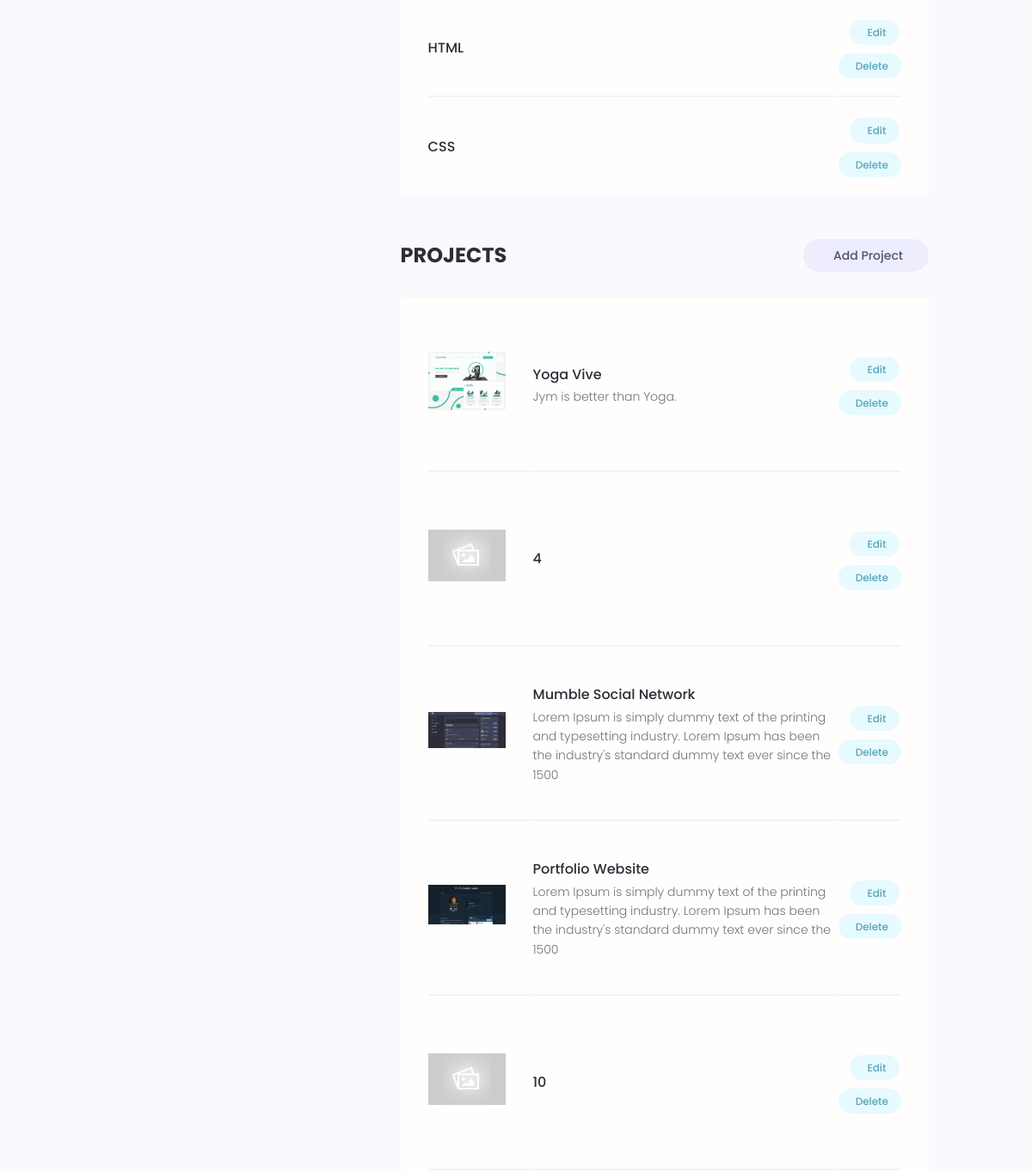
Page /account/ (signed in, middle part) on the earlier database version.
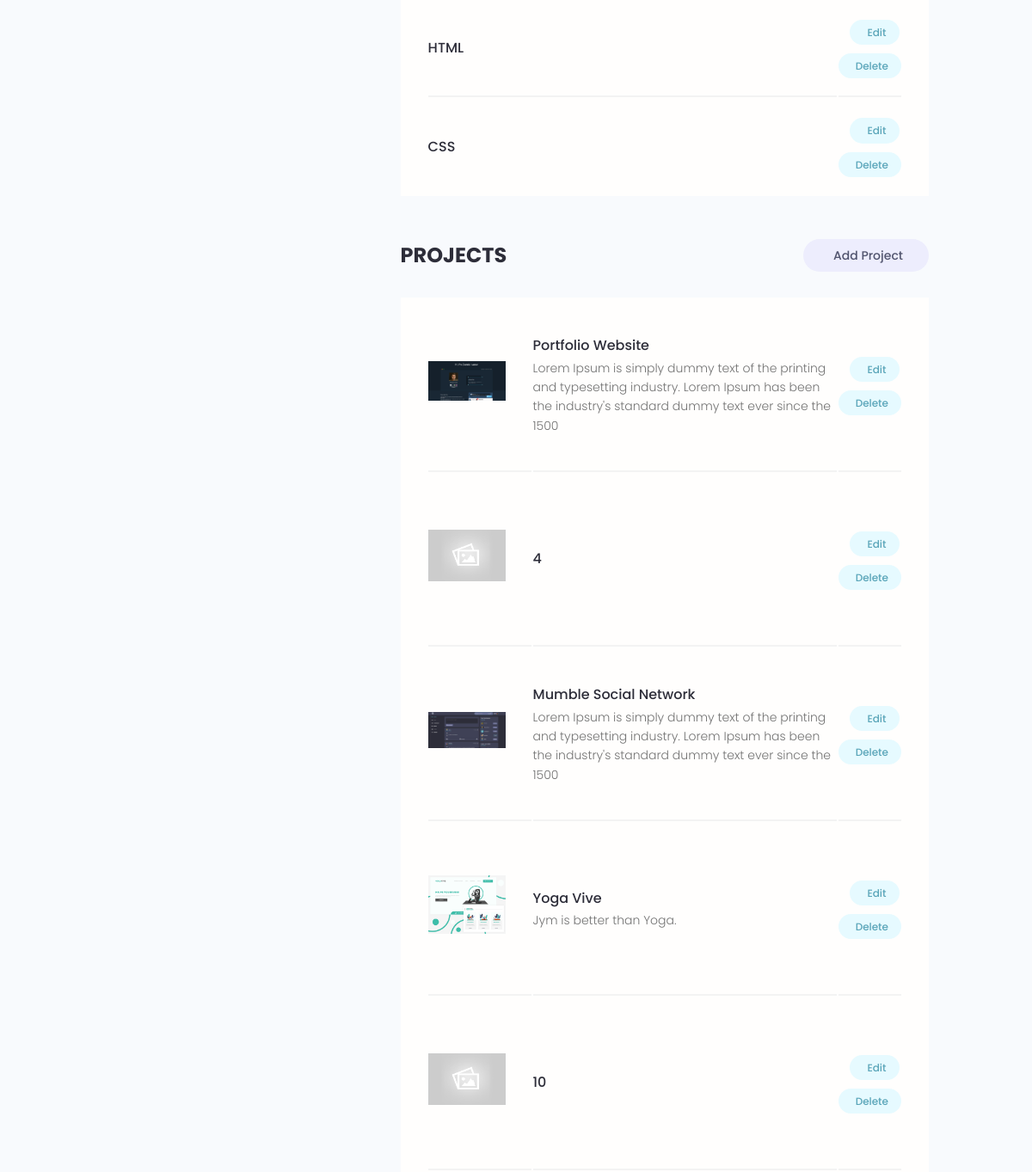
Same page on the later database version.
### users/models.py (models this page shows, shortened)
class Skill(models.Model):
    owner = models.ForeignKey(Profile, on_delete=models.CASCADE, null=True, blank=True)
    name = models.CharField(max_length=200, blank=True, null=True)
    description = models.TextField(null=True, blank=True)
    created = models.DateTimeField(auto_now_add=True)
    id = models.UUIDField(default=uuid.uuid4, unique=True, primary_key=True, editable=False)

### projects/models.py (models this page shows, shortened)
class Project(models.Model):
    owner = models.ForeignKey(Profile, null=True, blank=True, on_delete=models.SET_NULL)
    title = models.CharField(max_length=200)
    description = models.TextField(null=True, blank=True)
    featured_image = models.ImageField(null=True, blank=True, default="default.jpg")
    demo_link = models.CharField(max_length=2000, null=True, blank=True)
    source_link = models.CharField(max_length=2000, null=True, blank=True)
    tags = models.ManyToManyField('Tag', blank=True)
    vote_total = models.IntegerField(default=0, null=True, blank=True)
    vote_ratio = models.IntegerField(default=0, null=True, blank=True)
    created = models.DateTimeField(auto_now_add=True)
    id = models.UUIDField(default=uuid.uuid4, unique=True, primary_key=True, editable=False)
    class Meta:
        ordering = ['-vote_ratio', '-vote_total', 'title']

### users/views.py (the view)
# urls.py: path('account/', views.userAccount, name="account"),
@login_required(login_url='login')
def userAccount(request):
    profile = request.user.profile
    skills = profile.skill_set.all()
    projects = profile.project_set.all()
    context = {'profile' : profile, 'skills' : skills, 'projects' : projects}
    return render(request, 'users/account.html', context)

### users/templates/users/account.html (shortened to what this page needs)
{% extends 'main.html' %}
{% block content%}
<main class="settingsPage profile my-md">
  <div class="container">
    <div class="layout">
      <div class="column column--1of3">
      </div>
      <div class="column column--2of3">
        <table class="settings__table">
          {% for skill in skills %}
          <tr>
            <td class="settings__tableInfo">
              <h4>{{skill.name}}</h4>
            </td>
            <td class="settings__tableActions">
              <a class="tag tag--pill tag--main settings__btn" href="{% url 'update-skill' skill.id %}"> Edit</a>
              <a class="tag tag--pill tag--main settings__btn" href="{% url 'delete-skill' skill.id %}?next=/account">
                Delete</a>
            </td>
          </tr>
          {% endfor %}
        </table>
        <div class="settings">
          <h3 class="settings__title">Projects</h3>
          <a class="tag tag--pill tag--sub settings__btn tag--lg" href="{% url 'create-project' %}"> Add Project</a>
        </div>
        <table class="settings__table">
          {% for project in projects %}
          <tr>
            <td class="settings__thumbnail">
              <a href="{% url 'project' project.id %}"><img src="{{ project.featured_image.url }}" alt="Project Thumbnail" /></a>
            </td>
            <td class="settings__tableInfo">
              <a href="{% url 'project' project.id %}">{{project.title}}</a>
              <p>
                {{project.description|slice:"150"}}
              </p>
            </td>
            <td class="settings__tableActions">
              <a class="tag tag--pill tag--main settings__btn" href="{% url 'update-project' project.id %}"> Edit</a>
              <a class="tag tag--pill tag--main settings__btn" href="{% url 'delete-project' project.id %}">
                Delete</a>
            </td>
          </tr>
          {% endfor %}
        </table>
      </div>
    </div>
  </div>
</main>
{% endblock %}

Differences in the rows shown:
changed Project "Portfolio Website": moves up the list
changed Project "Yoga Vive": moves down the list
